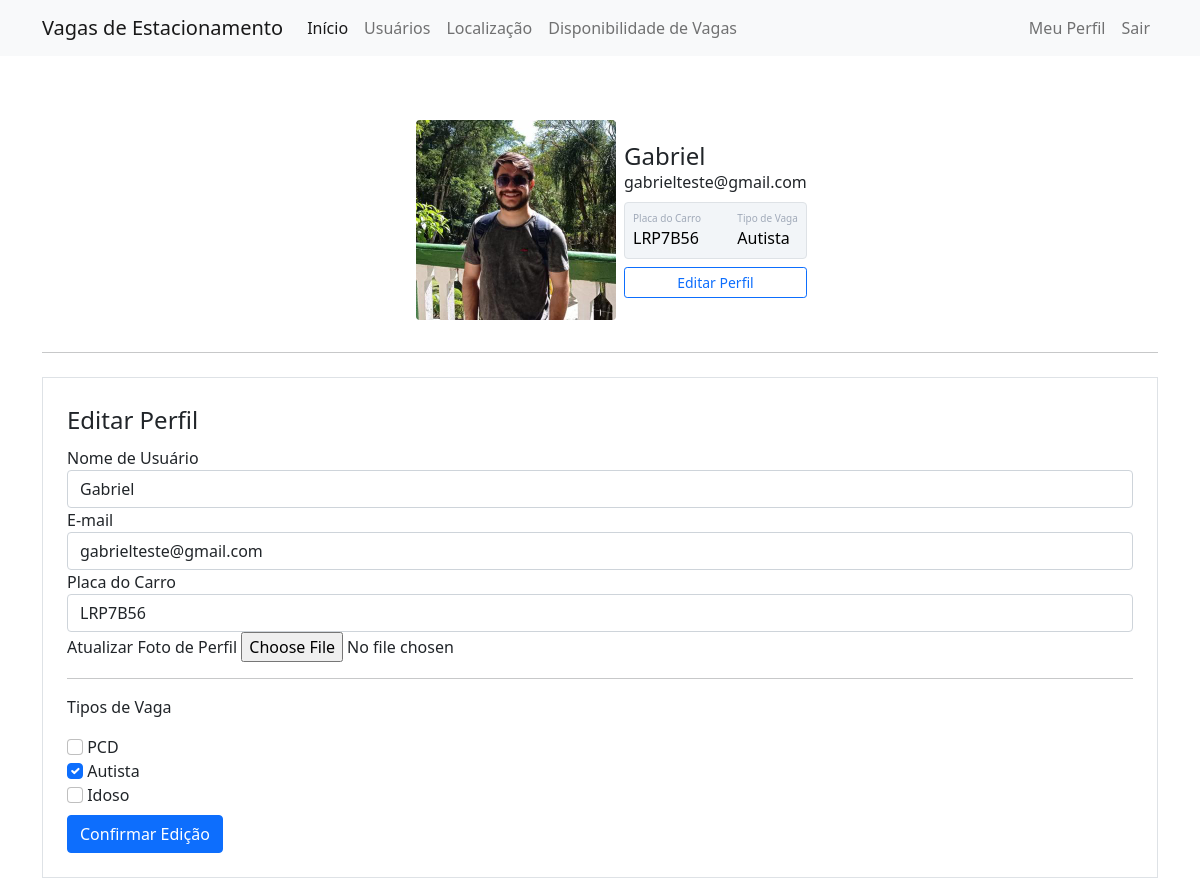
The page /perfil/editar (signed in) on the database its author committed.
### vagasdeestacionamento/models.py (models this page shows)
class Usuario(database.Model, UserMixin):
    id = database.Column(database.Integer, primary_key=True)
    username = database.Column(database.String, nullable=False)
    email = database.Column(database.String, nullable=False, unique=True)
    senha = database.Column(database.String, nullable=False)
    foto_perfil = database.Column(database.String, default='default.jpg')
    vagas = database.Column(database.String, nullable=False, default=' - ')
    placa = database.Column(database.String, nullable=False, default='Não Informado')

### vagasdeestacionamento/routes.py (the view)
@app.route('/perfil/editar', methods=['GET', 'POST'])
@login_required
def editar_perfil():
    form = FormEditarPerfil()
    if form.validate_on_submit():
        current_user.email = form.email.data
        current_user.username = form.username.data
        current_user.placa = form.placa.data
        if form.foto_perfil.data:
            nome_imagem = salvar_imagem(form.foto_perfil.data)
            current_user.foto_perfil = nome_imagem
        current_user.vagas = atualizar_vagas(form)
        database.session.commit()
        flash(f'Perfil atualizado com Sucesso', 'alert-success')
        return redirect(url_for('perfil'))
    elif request.method == 'GET':
        form.email.data = current_user.email
        form.username.data = current_user.username
        form.placa.data = current_user.placa
        for vaga in current_user.vagas.split(";"):
            for campo in form:
                if vaga in campo.label.text:
                    campo.data = True
    foto_perfil = url_for('static', filename='fotos_perfil/{}'.format(current_user.foto_perfil))
    return render_template('editarperfil.html', foto_perfil=foto_perfil, form=form)

### vagasdeestacionamento/forms.py (shortened to what this page needs)
class  FormEditarPerfil(FlaskForm):
    username = StringField('Nome de Usuário', validators=[DataRequired()])
    email = StringField('E-mail', validators=[DataRequired(), Email()])
    placa = StringField('Placa do Carro', validators=[DataRequired()])
    foto_perfil = FileField('Atualizar Foto de Perfil', validators=[FileAllowed(['jpg', 'png'])])
    vaga_pcd = BooleanField('PCD')
    vaga_autista = BooleanField('Autista')
    vaga_idoso = BooleanField('Idoso')
    botao_submit_editarperfil = SubmitField('Confirmar Edição')

### vagasdeestacionamento/models.py (called while the page is built)
@login_manager.user_loader
def load_usuario(id_usuario):
    return Usuario.query.get(int(id_usuario))

### vagasdeestacionamento/templates/editarperfil.html (shortened to what this page needs)
{% extends 'perfil.html' %}
{% block form_editar_perfil %}
<div class ="container">
      <hr>
      <div class="row" >
        <div class="col">
            <form method="POST" action=""class="border p-4 mt-2" enctype="multipart/form-data">
                <legend>Editar Perfil</legend>
                <fieldset>
                    <div class ="form-group">
                        {{ form.username.label(class="form-control-label") }}
                        {% if form.username.errors %}
                            {{ form.username(class="form-control is-invalid") }}
                        <div class="invalid-feedback">
                            {% for erro in form.username.errors %}
                                {{ erro }}
                            {% endfor %}
                        </div>
                        {% else %}
                            {{ form.username(class="form-control") }}
                        {% endif %}
                    </div>
                    <div class ="form-group">
                        {{ form.email.label(class="form-control-label") }}
                        {% if form.email.errors %}
                            {{ form.email(class="form-control is-invalid") }}
                        <div class="invalid-feedback">
                            {% for erro in form.email.errors %}
                                {{ erro }}
                            {% endfor %}
                        </div>
                        {% else %}
                            {{ form.email(class="form-control") }}
                        {% endif %}
                    </div>
                    <div class ="form-group">
                        {{ form.placa.label(class="form-control-label") }}
                        {% if form.placa.errors %}
                            {{ form.placa(class="form-control is-invalid") }}
                        <div class="invalid-feedback">
                            {% for erro in form.placa.errors %}
                                {{ erro }}
                            {% endfor %}
                        </div>
                        {% else %}
                            {{ form.placa(class="form-control") }}
                        {% endif %}
                    </div>
                    <div class ="form-group">
                        {{ form.foto_perfil.label }}
                        {{ form.foto_perfil(class="form-control-file") }}
                    </div>
                    <hr>
                    <p>Tipos de Vaga</p>
                    {% for campo in form %}
                        {% if 'vaga_' in campo.name %}
                             <div class ="form-group">
                                 {{ campo(class="form-check-input") }}
                                 {{ campo.label(class="form-check-label") }}
                             </div>
                        {% endif %}
                    {% endfor %}
                </fieldset>
                {{ form.botao_submit_editarperfil(class="btn btn-primary mt-2") }}
            </form>
      </div>
  </div>
</div>
{% endblock %}

### vagasdeestacionamento/templates/perfil.html
{% extends 'base.html' %}
{% block body %}
   <div class="container mt-5 d-flex justify-content-center">
        <div class="card p-3">
            <div class="d-flex align-items-center">
                <div class="image pe-2"> <img src="{{ foto_perfil }}" class="rounded" width="200"> </div>
                <div class="ml-3 w-100">
                    <h4 class="mb-0 mt-0  ">{{ current_user.username }}</h4> <span>{{ current_user.email }}</span>
                    <div class="border p-2 mt-2 bg-primary d-flex justify-content-between rounded text-white stats">
                        <div class="d-flex flex-column"> <span class="articles">Placa do Carro</span> <span class="number1">{{ current_user.placa }}</span> </div>
                        <div class="d-flex flex-column"> <span class="rating">Tipo de Vaga</span> <span class="number3">{{ current_user.vagas }}</span> </div>
                    </div>
                    <div class="button mt-2 d-flex flex-row align-items-center">
                        <a class="w-100" href="{{ url_for('editar_perfil') }}">
                            <button class="btn btn-sm btn-outline-primary w-100">Editar Perfil</button>
                        </a>
                    </div>
                </div>
            </div>
        </div>
    </div>
{% block form_editar_perfil %}
{% endblock %}
{% endblock %}

### vagasdeestacionamento/static/main.css (style rules this page uses)
.card { width: 400px; border: none; border-radius: 10px; background-color: #fff }
.stats { background: #f2f5f8 !important; color: #000 !important }
.articles { font-size: 10px; color: #a1aab9 }
.number1 { font-weight: 500 }
.rating { font-size: 10px; color: #a1aab9 }
.number3 { font-weight: 500 }

### rows shown on the page
Usuario: username "Gabriel", email "gabrielteste@gmail.com", placa "LRP7B56", vagas "Autista"

### other values the page prints
{{ campo.label(class="form-check-label") }} "PCD" "Autista" "Idoso"
